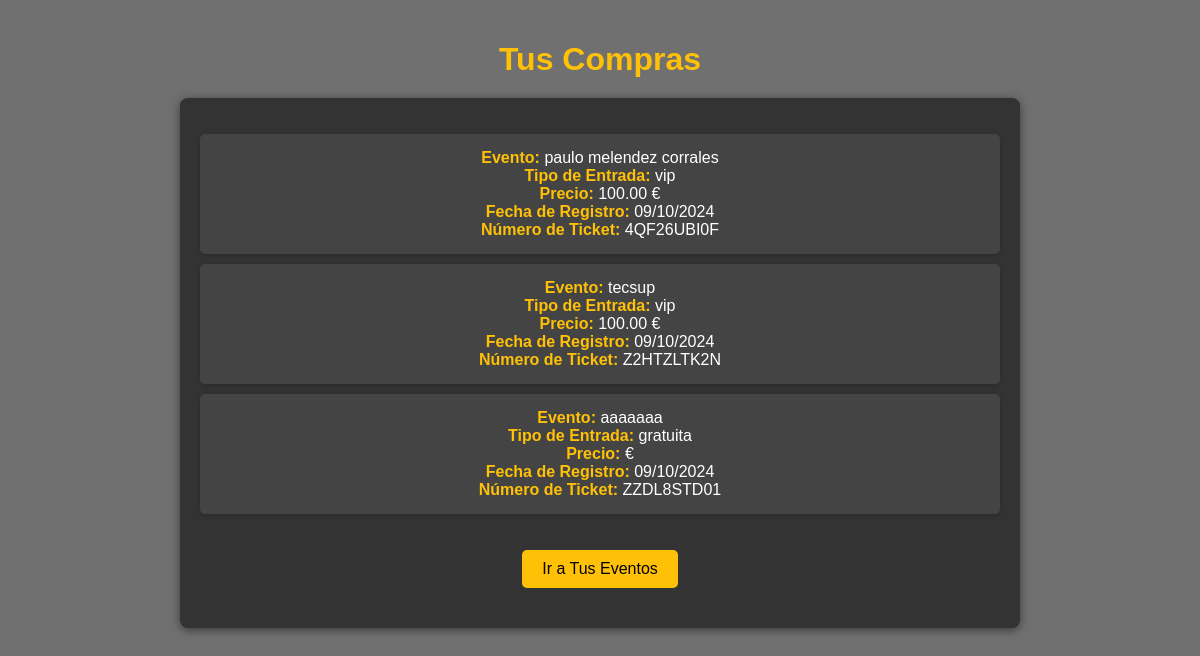
Page /eventos/mis_compras/ (signed in) on the committed database.
### eventos/models.py (models this page shows, shortened)
class RegistroEvento(models.Model):
    TIPO_ENTRADA = [
        ('normal', 'Normal'),
        ('vip', 'VIP'),
        ('gratuita', 'Gratuita'),
    ]
    evento = models.ForeignKey(Evento, on_delete=models.CASCADE, related_name='registros')
    usuario = models.ForeignKey(Usuario, on_delete=models.CASCADE, related_name='registros_eventos')
    fecha_registro = models.DateTimeField(auto_now_add=True)
    tipo_de_entrada = models.CharField(max_length=10, choices=TIPO_ENTRADA)  # Campo para tipo de entrada
    precio = models.DecimalField(max_digits=10, decimal_places=2, null=True, blank=True)  # Precio de la entrada
    estado = models.CharField(max_length=20, default='activo')  # Estado del registro (activo, cancelado, utilizado)
    codigo_registro = models.UUIDField(default=uuid.uuid4, editable=False, unique=True)  # Código único de registro
    numero_ticket = models.CharField(max_length=10)
    class Meta:
        unique_together = ('evento', 'usuario')  # Restricción para evitar registros duplicados

class Evento(models.Model):
    nombre = models.CharField(max_length=100)
    fecha_inicio = models.DateField()  # Fecha de inicio del evento
    fecha_fin = models.DateField()      # Fecha de finalización del evento
    lugar = models.CharField(max_length=100)
    descripcion = models.TextField()
    imagen_url = models.URLField(max_length=200, blank=True)  # URL de la imagen
    organizador = models.ForeignKey(Usuario, on_delete=models.CASCADE, related_name='eventos_organizados')  # Cambié 'User' por 'Usuario'
    ubicacion = models.TextField(blank=True, null=True)   # URL de ubicación
    categoria = models.CharField(max_length=50, blank=True)  # Categoría opcional
    es_gratuito = models.BooleanField(default=False)  # Campo para indicar si el evento es gratuito
    precio_normal = models.DecimalField(max_digits=10, decimal_places=2, null=True, blank=True)  # Precio de entrada normal
    precio_vip = models.DecimalField(max_digits=10, decimal_places=2, null=True, blank=True)  # Precio de entrada VIP

### eventos/views.py (the view)
# urls.py: path('mis_compras/', views.mis_compras, name='mis_compras'),
def mis_compras(request):
    if 'usuario_id' not in request.session:
        return redirect('iniciar_sesion')
    usuario = get_object_or_404(Usuario, id=request.session['usuario_id'])
    registros = RegistroEvento.objects.filter(usuario=usuario)
    return render(request, 'eventos/mis_compras.html', {
        'registros': registros,
        'usuario_nombre': usuario.nombre,  # Asegúrate de que 'nombre' es el campo correcto
    })

### eventos/templates/eventos/mis_compras.html (shortened to what this page needs)
<!DOCTYPE html>
<html lang="es">
<head>
</head>
<body>
    <h1>Tus Compras</h1>
    <div class="compras-container">
        {% if registros %}
            <ul>
                {% for registro in registros %}
                    <li>
                        <strong>Evento:</strong> {{ registro.evento.nombre }}<br>
                        <strong>Tipo de Entrada:</strong> {{ registro.tipo_de_entrada }}<br>
                        <strong>Precio:</strong> {{ registro.precio|floatformat:2 }} €<br>
                        <strong>Fecha de Registro:</strong> {{ registro.fecha_registro|date:"d/m/Y" }}<br>
                        <strong>Número de Ticket:</strong> {{ registro.numero_ticket }}<br>
                    </li>
                {% endfor %}
            </ul>
        {% else %}
            <p>No tienes compras registradas.</p>
        {% endif %}
        <a href="{% url 'listar_mis_eventos' %}" class="boton-eventos">Ir a Tus Eventos</a>
    </div>
</body>
</html>

### eventos/templates/eventos/mis_compras.html (style rules this page uses)
body { font-family: Arial, sans-serif; margin: 0; padding: 20px; background-color: #707070; color: #fff; }
h1 { text-align: center; color: #ffc107; margin-bottom: 20px; }
.compras-container { max-width: 800px; margin: auto; background: #333; padding: 20px; border-radius: 8px; box-shadow: 0 2px 10px rgba(0, 0, 0, 0.5); }
ul { list-style-type: none; padding: 0; }
li { background: #444; margin: 10px 0; padding: 15px; border-radius: 5px; box-shadow: 0 1px 5px rgba(0, 0, 0, 0.2); }
strong { color: #ffc107; }
.boton-eventos { display: inline-block; padding: 10px 20px; background-color: #ffc107; color: black; text-align: center; border: none; border-radius: 5px; cursor: pointer; transition: background 0.3s ease, transform 0.2s; margin: 20px auto; text-decoration: none; }
.compras-container { text-align: center; }

### rows in the picture
RegistroEvento: evento.nombre "paulo melendez corrales", tipo_de_entrada "vip", precio "100.00", fecha_registro "09/10/2024", numero_ticket "4QF26UBI0F"
RegistroEvento: evento.nombre "tecsup", tipo_de_entrada "vip", precio "100.00", fecha_registro "09/10/2024", numero_ticket "Z2HTZLTK2N"
RegistroEvento: evento.nombre "aaaaaaa", tipo_de_entrada "gratuita", fecha_registro "09/10/2024", numero_ticket "ZZDL8STD01"
